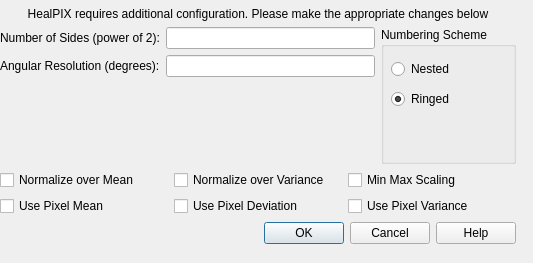
<?xml version="1.0" encoding="UTF-8"?>
<ui version="4.0">
 <class>healpixDialog</class>
 <widget class="QDialog" name="healpixDialog">
  <property name="geometry">
   <rect>
    <x>0</x>
    <y>0</y>
    <width>533</width>
    <height>263</height>
   </rect>
  </property>
  <property name="windowTitle">
   <string>Dialog</string>
  </property>
  <widget class="QWidget" name="layoutWidget">
   <property name="geometry">
    <rect>
     <x>0</x>
     <y>7</y>
     <width>516</width>
     <height>237</height>
    </rect>
   </property>
   <layout class="QVBoxLayout" name="verticalLayout_2">
    <item>
     <widget class="QLabel" name="Title">
      <property name="text">
       <string>HealPIX requires additional configuration. Please make the appropriate changes below</string>
      </property>
      <property name="alignment">
       <set>Qt::AlignCenter</set>
      </property>
      <property name="wordWrap">
       <bool>true</bool>
      </property>
     </widget>
    </item>
    <item>
     <layout class="QHBoxLayout" name="horizontalLayout">
      <item>
       <layout class="QVBoxLayout" name="verticalLayout">
        <item>
         <layout class="QFormLayout" name="formLayout">
          <item row="0" column="0">
           <widget class="QLabel" name="sidesLabel">
            <property name="text">
             <string>Number of Sides (power of 2):</string>
            </property>
           </widget>
          </item>
          <item row="0" column="1">
           <widget class="QLineEdit" name="sideEdit"/>
          </item>
          <item row="1" column="0">
           <widget class="QLabel" name="resLabel">
            <property name="text">
             <string>Angular Resolution (degrees):</string>
            </property>
           </widget>
          </item>
          <item row="1" column="1">
           <widget class="QLineEdit" name="resEdit">
            <property name="readOnly">
             <bool>true</bool>
            </property>
           </widget>
          </item>
         </layout>
        </item>
        <item>
         <spacer name="verticalSpacer">
          <property name="orientation">
           <enum>Qt::Vertical</enum>
          </property>
          <property name="sizeHint" stdset="0">
           <size>
            <width>20</width>
            <height>13</height>
           </size>
          </property>
         </spacer>
        </item>
       </layout>
      </item>
      <item>
       <widget class="QGroupBox" name="schemeBox">
        <property name="title">
         <string>Numbering Scheme</string>
        </property>
        <widget class="QRadioButton" name="nestedButton">
         <property name="geometry">
          <rect>
           <x>10</x>
           <y>30</y>
           <width>111</width>
           <height>24</height>
          </rect>
         </property>
         <property name="text">
          <string>Nested</string>
         </property>
         <property name="checked">
          <bool>false</bool>
         </property>
        </widget>
        <widget class="QRadioButton" name="ringButton">
         <property name="geometry">
          <rect>
           <x>10</x>
           <y>60</y>
           <width>111</width>
           <height>24</height>
          </rect>
         </property>
         <property name="text">
          <string>Ringed</string>
         </property>
         <property name="checked">
          <bool>true</bool>
         </property>
        </widget>
       </widget>
      </item>
     </layout>
    </item>
    <item>
     <layout class="QGridLayout" name="gridLayout">
      <item row="0" column="0">
       <widget class="QCheckBox" name="avgNormalize">
        <property name="text">
         <string>Normalize over Mean</string>
        </property>
       </widget>
      </item>
      <item row="0" column="1">
       <widget class="QCheckBox" name="varNormalize">
        <property name="text">
         <string>Normalize over Variance</string>
        </property>
       </widget>
      </item>
      <item row="0" column="2">
       <widget class="QCheckBox" name="minMaxScale">
        <property name="text">
         <string>Min Max Scaling</string>
        </property>
       </widget>
      </item>
      <item row="1" column="0">
       <widget class="QCheckBox" name="pixelAvg">
        <property name="text">
         <string>Use Pixel Mean</string>
        </property>
       </widget>
      </item>
      <item row="1" column="1">
       <widget class="QCheckBox" name="pixelDev">
        <property name="text">
         <string>Use Pixel Deviation</string>
        </property>
       </widget>
      </item>
      <item row="1" column="2">
       <widget class="QCheckBox" name="pixelVar">
        <property name="text">
         <string>Use Pixel Variance</string>
        </property>
       </widget>
      </item>
     </layout>
    </item>
    <item>
     <widget class="QDialogButtonBox" name="buttonBox">
      <property name="orientation">
       <enum>Qt::Horizontal</enum>
      </property>
      <property name="standardButtons">
       <set>QDialogButtonBox::Cancel|QDialogButtonBox::Help|QDialogButtonBox::Ok</set>
      </property>
     </widget>
    </item>
   </layout>
  </widget>
 </widget>
 <resources/>
 <connections>
  <connection>
   <sender>buttonBox</sender>
   <signal>accepted()</signal>
   <receiver>healpixDialog</receiver>
   <slot>accept()</slot>
   <hints>
    <hint type="sourcelabel">
     <x>248</x>
     <y>254</y>
    </hint>
    <hint type="destinationlabel">
     <x>157</x>
     <y>274</y>
    </hint>
   </hints>
  </connection>
  <connection>
   <sender>buttonBox</sender>
   <signal>rejected()</signal>
   <receiver>healpixDialog</receiver>
   <slot>reject()</slot>
   <hints>
    <hint type="sourcelabel">
     <x>316</x>
     <y>260</y>
    </hint>
    <hint type="destinationlabel">
     <x>286</x>
     <y>274</y>
    </hint>
   </hints>
  </connection>
 </connections>
</ui>
